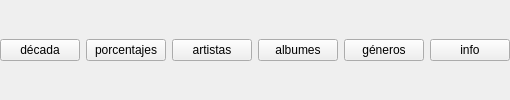
              <widget class="QWidget" name="widget_botones_labels" native="true">
               <layout class="QHBoxLayout" name="horizontalLayout_4">
                <property name="leftMargin">
                 <number>0</number>
                </property>
                <property name="topMargin">
                 <number>0</number>
                </property>
                <property name="rightMargin">
                 <number>0</number>
                </property>
                <property name="bottomMargin">
                 <number>0</number>
                </property>
                <item>
                 <widget class="QPushButton" name="sellos_decade_button">
                  <property name="text">
                   <string>década</string>
                  </property>
                 </widget>
                </item>
                <item>
                 <widget class="QPushButton" name="sellos_porcentajes_button">
                  <property name="text">
                   <string>porcentajes</string>
                  </property>
                 </widget>
                </item>
                <item>
                 <widget class="QPushButton" name="sellos_artistas_button">
                  <property name="text">
                   <string>artistas</string>
                  </property>
                 </widget>
                </item>
                <item>
                 <widget class="QPushButton" name="sellos_albumes_button">
                  <property name="text">
                   <string>albumes</string>
                  </property>
                 </widget>
                </item>
                <item>
                 <widget class="QPushButton" name="sellos_por_genero_button">
                  <property name="text">
                   <string>géneros</string>
                  </property>
                 </widget>
                </item>
                <item>
                 <widget class="QPushButton" name="sellos_info_button">
                  <property name="text">
                   <string>info</string>
                  </property>
                 </widget>
                </item>
               </layout>
              </widget>
